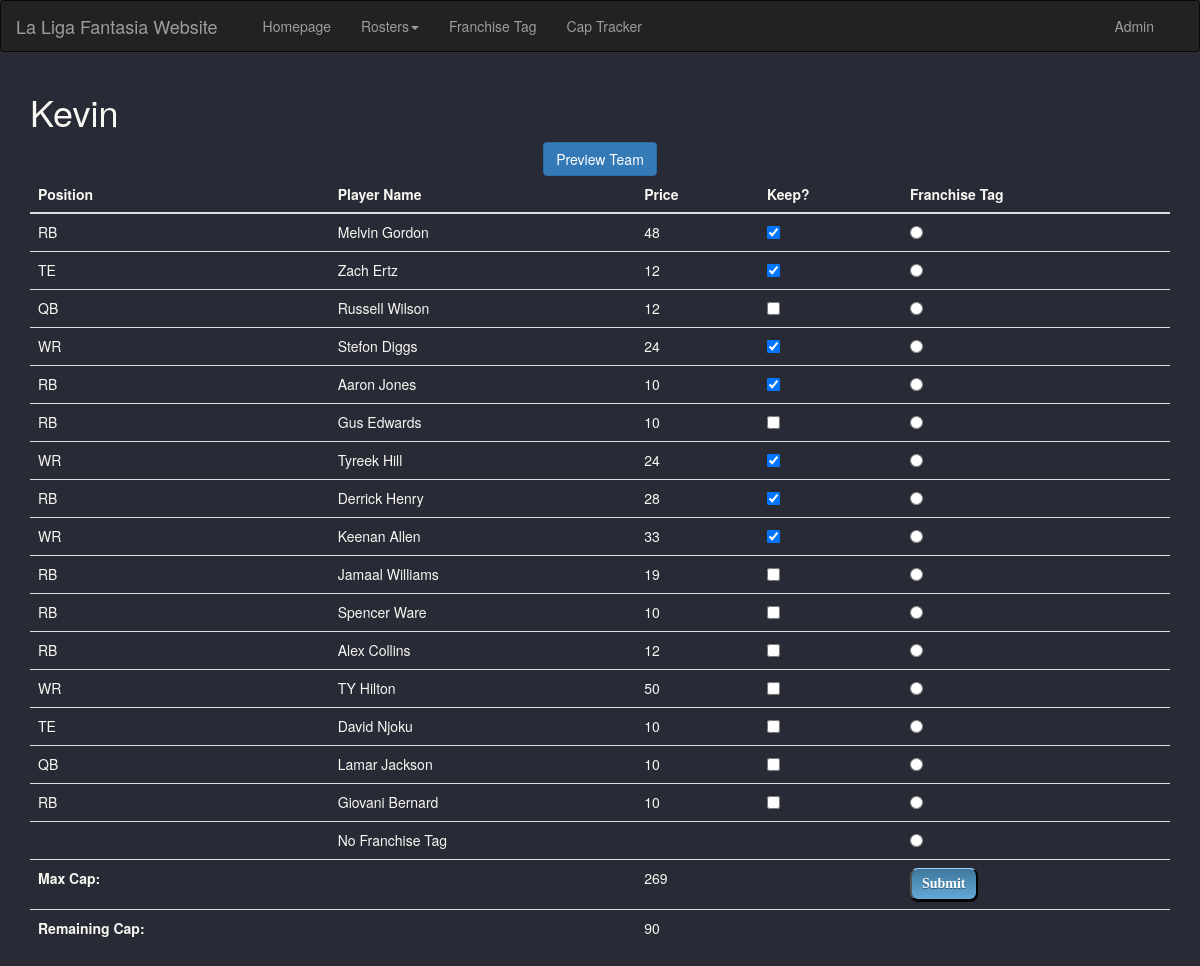
Page /rosters/1 on the committed database.
### liga/models.py (models this page shows, shortened)
class Owner(models.Model):
    name = models.CharField(max_length=20)
    cap = models.IntegerField()

class Roster(models.Model):
    owner = models.ForeignKey(Owner, on_delete=models.CASCADE)
    athlete = models.ForeignKey(Player, on_delete=models.CASCADE)

class Player(models.Model):
    name = models.CharField(max_length=30)
    price = models.IntegerField()
    position = models.CharField(max_length=3)
    kept = models.BooleanField()
    ftag = models.BooleanField(default=False)

### liga/views.py (the view)
# urls.py: path('rosters/<int:owner_id>', views.rosters, name='rosters'),
def rosters(request, owner_id):
    roster_items = Roster.objects.all()
    ownership = Roster.objects.filter(owner__pk=owner_id)
    owner_name = Owner.objects.filter(pk=owner_id).values('name')[0]['name']
    max_cap = Owner.objects.filter(pk=owner_id).values('cap')[0]['cap']
    rem_cap = remaining(owner_name, max_cap)
    context = {
        'roster_items': roster_items,
        'ownership': ownership,
        'max_cap': max_cap,
        'owner_name': owner_name,
        'owner_id': owner_id,
        'rem_cap': rem_cap,
    }
    return render(request, 'liga/rosters.html', context)

### liga/views.py (called while the page is built)
def remaining(name, max):
    temp = Roster.objects.filter(owner__name=name).filter(athlete__kept=True)
    sum = 0
    for item in temp:
        if item.athlete.ftag:
            pos = item.athlete.position
            tag_price_player = Player.objects.get(name__exact=pos + " Franchise")
            sum = sum + tag_price_player.price
        else:
            sum = sum + item.athlete.price
    return max - sum

### liga/templates/liga/rosters.html (shortened to what this page needs)
{% extends "./base.html" %}
{% block main_content %}
<div class="container">
    <h1> {{owner_name}} </h1>
    <center><a class="btn btn-primary" data-toggle="collapse" href="#showTeam" role="button" aria-expanded="false"
               aria-controls="showTeam">Preview Team</a></center>
    <form action="{% url 'liga:update' owner_id %}" method="post">
        <table class="table .table-sm">
            <thead>
            <tr>
                <th scope="col">Position</th>
                <th scope="col">Player Name</th>
                <th scope="col">Price</th>
                <th scope="col">Keep?</th>
                <th scope="col">Franchise Tag</th>
            </tr>
            </thead>
            <tbody>
            {% for item in ownership %}
            <tr>
                <td>{{item.athlete.position}}</td>
                <td> {% if item.athlete.ftag %} <b>{{item.athlete.name}} </b>
                    {% else %} {{item.athlete.name}} {% endif %}
                </td>
                <td>{{item.athlete.price}}</td>
                <td><input type="checkbox" name="item" id="item{{ forloop.counter }}" value="{{ item.athlete.id }}"
                           {% if item.athlete.kept %} checked {% endif %}>
                </td>
                <td><input type="radio" name="franchise" id="franchise{{ forloop.counter }}"
                           value="{{ item.athlete.id }}"
                           {% if item.athlete.ftag %} checked {% endif %}>
                </td>
            </tr>
            {% endfor %}
            <tr>
                <td></td>
                <td>No Franchise Tag</td>
                <td></td>
                <td></td>
                <td><input type="radio" name="franchise" id="franchise" value=""
                           {% if item.athlete.ftag %} checked {% endif %}></td>
            </tr>
            <tr>
                <td><b>Max Cap: </b></td>
                <td></td>
                <td>{{max_cap}}</td>
                <td></td>
                <td><input type="submit" value="Submit" class="mybtn"></td>
            </tr>
            <tr>
                <td><b>Remaining Cap: </b></td>
                <td></td>
                <td>{{rem_cap }}</td>
                <td></td>
                <td></td>
            </tr>
            </tbody>
        </table>
    </form>
</div>
{% endblock main_content %}

### liga/static/liga/style.css (style rules this page uses)
.mybtn { border-top: 1px solid #96d1f8; background: #65a9d7; background: -webkit-gradient(linear, left top, left bottom, from(#3e779d), to(#65a9d7)); background: -webkit-linear-gradient(top, #3e779d, #65a9d7); background: -moz-linear-gradient(top, #3e779d, #65a9d7); background: -ms-linear-gradient(top, #3e779d, #65a9d7); background: -o-linear-gradient(top, #3e779d, #65a9d7); padding: 5px 10px; -webkit-border-radius: 8px; -moz-border-radius: 8px; border-radius: 8px; -webkit-box-shadow: rgba(0,0,0,1) 0 1px 0; -moz-box-shadow: rgba(0,0,0,1) 0 1px 0; box-shadow: rgba(0,0,0,1) 0 1px 0; text-shadow: rgba(0,0,0,.4) 0 1px 0; color: white; font-size: 14px; font-family: Georgia, serif; text-decoration: none; vertical-align: middle; }
body { background-color: #282a36; color: #f8f8f2; }
input { font-size: 12px; font-family: sans-serif; font-weight: 700; color: #444; }
a { color: #46AAF9; }

### rows in the picture
Owner: name "Kevin"
Roster: athlete.position "RB", athlete.name "Melvin Gordon", athlete.price "48", athlete_id "☑"
Roster: athlete.position "TE", athlete.name "Zach Ertz", athlete.price "12", athlete_id "☑"
Roster: athlete.position "QB", athlete.name "Russell Wilson", athlete.price "12"
Roster: athlete.position "WR", athlete.name "Stefon Diggs", athlete.price "24", athlete_id "☑"
Roster: athlete.position "RB", athlete.name "Aaron Jones", athlete.price "10", athlete_id "☑"
Roster: athlete.position "RB", athlete.name "Gus Edwards", athlete.price "10"
Roster: athlete.position "WR", athlete.name "Tyreek Hill", athlete.price "24", athlete_id "☑"
Roster: athlete.position "RB", athlete.name "Derrick Henry", athlete.price "28", athlete_id "☑"
Roster: athlete.position "WR", athlete.name "Keenan Allen", athlete.price "33", athlete_id "☑"
Roster: athlete.position "RB", athlete.name "Jamaal Williams", athlete.price "19"
Roster: athlete.position "RB", athlete.name "Spencer Ware", athlete.price "10"
Roster: athlete.position "RB", athlete.name "Alex Collins", athlete.price "12"
Roster: athlete.position "WR", athlete.name "TY Hilton", athlete.price "50"
Roster: athlete.position "TE", athlete.name "David Njoku", athlete.price "10"
Roster: athlete.position "QB", athlete.name "Lamar Jackson", athlete.price "10"
Roster: athlete.position "RB", athlete.name "Giovani Bernard", athlete.price "10"

### other values in the picture
{{ max_cap }} "269"
{{ rem_cap }} "90"
